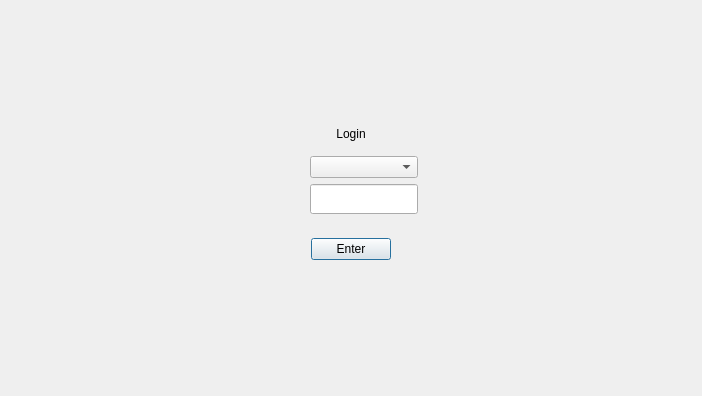
<?xml version="1.0" encoding="UTF-8"?>
<ui version="4.0">
 <class>QLoginDialog</class>
 <widget class="QDialog" name="QLoginDialog">
  <property name="geometry">
   <rect>
    <x>0</x>
    <y>0</y>
    <width>702</width>
    <height>396</height>
   </rect>
  </property>
  <property name="focusPolicy">
   <enum>Qt::StrongFocus</enum>
  </property>
  <property name="windowTitle">
   <string>Dialog</string>
  </property>
  <property name="styleSheet">
   <string notr="true"/>
  </property>
  <layout class="QGridLayout" name="gridLayout">
   <item row="0" column="1">
    <spacer name="verticalSpacer">
     <property name="orientation">
      <enum>Qt::Vertical</enum>
     </property>
     <property name="sizeType">
      <enum>QSizePolicy::Expanding</enum>
     </property>
     <property name="sizeHint" stdset="0">
      <size>
       <width>40</width>
       <height>20</height>
      </size>
     </property>
    </spacer>
   </item>
   <item row="1" column="0">
    <spacer name="horizontalSpacer">
     <property name="orientation">
      <enum>Qt::Horizontal</enum>
     </property>
     <property name="sizeHint" stdset="0">
      <size>
       <width>40</width>
       <height>20</height>
      </size>
     </property>
    </spacer>
   </item>
   <item row="1" column="1">
    <widget class="QWidget" name="widgetLogin" native="true">
     <property name="minimumSize">
      <size>
       <width>300</width>
       <height>200</height>
      </size>
     </property>
     <property name="maximumSize">
      <size>
       <width>300</width>
       <height>200</height>
      </size>
     </property>
     <property name="focusPolicy">
      <enum>Qt::ClickFocus</enum>
     </property>
     <property name="acceptDrops">
      <bool>false</bool>
     </property>
     <property name="styleSheet">
      <string notr="true"/>
     </property>
     <layout class="QVBoxLayout" name="verticalLayout">
      <property name="spacing">
       <number>6</number>
      </property>
      <property name="topMargin">
       <number>9</number>
      </property>
      <item>
       <spacer name="verticalSpacer_3">
        <property name="orientation">
         <enum>Qt::Vertical</enum>
        </property>
        <property name="sizeHint" stdset="0">
         <size>
          <width>20</width>
          <height>40</height>
         </size>
        </property>
       </spacer>
      </item>
      <item>
       <widget class="QLabel" name="label">
        <property name="text">
         <string>Login</string>
        </property>
        <property name="alignment">
         <set>Qt::AlignCenter</set>
        </property>
       </widget>
      </item>
      <item>
       <widget class="QWidget" name="widget_3" native="true">
        <layout class="QGridLayout" name="gridLayout_2">
         <property name="bottomMargin">
          <number>9</number>
         </property>
         <item row="1" column="1">
          <widget class="QWidget" name="widgetPassword" native="true"/>
         </item>
         <item row="1" column="2">
          <widget class="QLineEdit" name="lineEdit_passwd">
           <property name="minimumSize">
            <size>
             <width>0</width>
             <height>30</height>
            </size>
           </property>
           <property name="mouseTracking">
            <bool>true</bool>
           </property>
           <property name="acceptDrops">
            <bool>false</bool>
           </property>
          </widget>
         </item>
         <item row="0" column="2">
          <widget class="QComboBox" name="cbox_name"/>
         </item>
         <item row="0" column="1">
          <widget class="QWidget" name="widgetHeader" native="true">
           <property name="minimumSize">
            <size>
             <width>20</width>
             <height>0</height>
            </size>
           </property>
          </widget>
         </item>
         <item row="0" column="0">
          <spacer name="horizontalSpacer_5">
           <property name="orientation">
            <enum>Qt::Horizontal</enum>
           </property>
           <property name="sizeHint" stdset="0">
            <size>
             <width>40</width>
             <height>20</height>
            </size>
           </property>
          </spacer>
         </item>
         <item row="0" column="3">
          <spacer name="horizontalSpacer_6">
           <property name="orientation">
            <enum>Qt::Horizontal</enum>
           </property>
           <property name="sizeHint" stdset="0">
            <size>
             <width>40</width>
             <height>20</height>
            </size>
           </property>
          </spacer>
         </item>
        </layout>
       </widget>
      </item>
      <item>
       <widget class="QWidget" name="widget_2" native="true">
        <layout class="QHBoxLayout" name="horizontalLayout">
         <property name="topMargin">
          <number>9</number>
         </property>
         <item>
          <spacer name="horizontalSpacer_3">
           <property name="orientation">
            <enum>Qt::Horizontal</enum>
           </property>
           <property name="sizeHint" stdset="0">
            <size>
             <width>40</width>
             <height>20</height>
            </size>
           </property>
          </spacer>
         </item>
         <item>
          <widget class="QCPushButton" name="pushButton_login">
           <property name="text">
            <string>Enter</string>
           </property>
          </widget>
         </item>
         <item>
          <spacer name="horizontalSpacer_4">
           <property name="orientation">
            <enum>Qt::Horizontal</enum>
           </property>
           <property name="sizeHint" stdset="0">
            <size>
             <width>40</width>
             <height>20</height>
            </size>
           </property>
          </spacer>
         </item>
        </layout>
       </widget>
      </item>
      <item>
       <spacer name="verticalSpacer_4">
        <property name="orientation">
         <enum>Qt::Vertical</enum>
        </property>
        <property name="sizeHint" stdset="0">
         <size>
          <width>20</width>
          <height>40</height>
         </size>
        </property>
       </spacer>
      </item>
     </layout>
    </widget>
   </item>
   <item row="1" column="2">
    <spacer name="horizontalSpacer_2">
     <property name="orientation">
      <enum>Qt::Horizontal</enum>
     </property>
     <property name="sizeHint" stdset="0">
      <size>
       <width>40</width>
       <height>20</height>
      </size>
     </property>
    </spacer>
   </item>
   <item row="2" column="1">
    <spacer name="verticalSpacer_2">
     <property name="orientation">
      <enum>Qt::Vertical</enum>
     </property>
     <property name="sizeType">
      <enum>QSizePolicy::Expanding</enum>
     </property>
     <property name="sizeHint" stdset="0">
      <size>
       <width>40</width>
       <height>20</height>
      </size>
     </property>
    </spacer>
   </item>
  </layout>
 </widget>
 <customwidgets>
  <customwidget>
   <class>QCPushButton</class>
   <extends>QPushButton</extends>
   <header>qcpushbutton.h</header>
  </customwidget>
 </customwidgets>
 <resources/>
 <connections/>
</ui>
